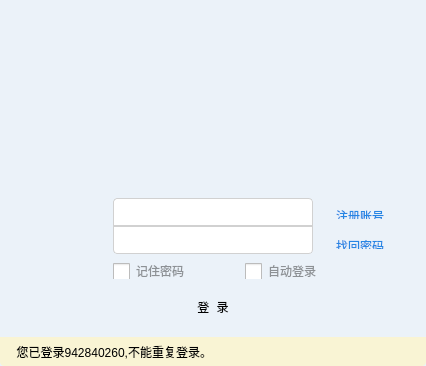
<?xml version="1.0" encoding="UTF-8"?>
<ui version="4.0">
 <class>YLogin</class>
 <widget class="QMainWindow" name="YLogin">
  <property name="geometry">
   <rect>
    <x>0</x>
    <y>0</y>
    <width>426</width>
    <height>366</height>
   </rect>
  </property>
  <property name="minimumSize">
   <size>
    <width>426</width>
    <height>337</height>
   </size>
  </property>
  <property name="maximumSize">
   <size>
    <width>426</width>
    <height>366</height>
   </size>
  </property>
  <property name="windowTitle">
   <string>YLogin</string>
  </property>
  <property name="styleSheet">
   <string notr="true">QMainWindow{
background-color:rgb(235,242,249);
border-bottom-right-radius:4px;
border-bottom-left-radius:4px;
}
QWidget{
border-bottom-right-radius:4px;
border-bottom-left-radius:4px;
}
</string>
  </property>
  <widget class="QWidget" name="centralwidget">
   <widget class="QPushButton" name="btn_Login">
    <property name="geometry">
     <rect>
      <x>115</x>
      <y>292</y>
      <width>196</width>
      <height>30</height>
     </rect>
    </property>
    <property name="sizePolicy">
     <sizepolicy hsizetype="Fixed" vsizetype="Fixed">
      <horstretch>0</horstretch>
      <verstretch>0</verstretch>
     </sizepolicy>
    </property>
    <property name="minimumSize">
     <size>
      <width>196</width>
      <height>30</height>
     </size>
    </property>
    <property name="maximumSize">
     <size>
      <width>196</width>
      <height>30</height>
     </size>
    </property>
    <property name="font">
     <font>
      <family>Consolas</family>
      <pointsize>9</pointsize>
     </font>
    </property>
    <property name="styleSheet">
     <string notr="true">QPushButton#btn_Login{       /*设置属性方法：控件名+ #属性值*/
    border:1px solid rgb(0,163,255);
    /*设置圆角*/
    border-top-left-radius:4px;
    border-top-right-radius:4px;
    border-bottom-right-radius:4px;
    border-bottom-left-radius:4px;
    /*设置背景色*/
    background:rgb(0,163,255);
    /*设置字体颜色*/
    color:rgb(212,242,253);
}
QPushButton#btn_Login:hover{       /*设置属性方法：控件名+ #属性值*/
    border:1px solid rgb(60,195,245);
    /*设置圆角*/
    border-top-left-radius:4px;
    border-top-right-radius:4px;
    border-bottom-right-radius:4px;
    border-bottom-left-radius:4px;
    /*设置背景色*/
    background:rgb(60,195,245);
    /*设置字体颜色*/
    color:rgb(212,242,253);
};</string>
    </property>
    <property name="text">
     <string>登 录</string>
    </property>
   </widget>
   <widget class="QCheckBox" name="cb_pwd">
    <property name="geometry">
     <rect>
      <x>113</x>
      <y>263</y>
      <width>71</width>
      <height>16</height>
     </rect>
    </property>
    <property name="styleSheet">
     <string notr="true">QCheckBox#cb_pwd{
color:rgb(141,145,149);
}
QCheckBox#cb_pwd::indicator{
width:17px;
height:17px;
}
QCheckBox#cb_pwd::indicator:enabled:unchecked {
        image: url(&quot;:/login/src/styles/uncheck.png&quot;);
}
QCheckBox#cb_pwd::indicator:enabled:checked {
        image: url(&quot;:/login/src/styles/check.png&quot;);
}
QCheckBox#cb_pwd::indicator:unchecked:hover
{
    image: url(&quot;:/login/src/styles/hover.png&quot;);
}</string>
    </property>
    <property name="text">
     <string>记住密码</string>
    </property>
   </widget>
   <widget class="QCheckBox" name="cb_autologin">
    <property name="geometry">
     <rect>
      <x>245</x>
      <y>263</y>
      <width>71</width>
      <height>16</height>
     </rect>
    </property>
    <property name="styleSheet">
     <string notr="true">QCheckBox#cb_autologin{
color:rgb(141,145,149);
}
QCheckBox#cb_autologin::indicator{
width:17px;
height:17px;
}
QCheckBox#cb_autologin::indicator:enabled:unchecked {
        image: url(&quot;:/login/src/styles/uncheck.png&quot;);
}
QCheckBox#cb_autologin::indicator:enabled:checked {
        image: url(&quot;:/login/src/styles/check.png&quot;);
}
QCheckBox#cb_autologin::indicator:unchecked:hover
{
    image: url(&quot;:/login/src/styles/hover.png&quot;);
}</string>
    </property>
    <property name="text">
     <string>自动登录</string>
    </property>
   </widget>
   <widget class="QLabel" name="lbl_back">
    <property name="geometry">
     <rect>
      <x>0</x>
      <y>0</y>
      <width>426</width>
      <height>179</height>
     </rect>
    </property>
    <property name="styleSheet">
     <string notr="true">QLabel#lbl_back{
image: url(&quot;:/login/src/styles/statedemo.png&quot;);
}</string>
    </property>
    <property name="text">
     <string/>
    </property>
   </widget>
   <widget class="QLabel" name="lbl_reg_num">
    <property name="geometry">
     <rect>
      <x>336</x>
      <y>207</y>
      <width>54</width>
      <height>12</height>
     </rect>
    </property>
    <property name="styleSheet">
     <string notr="true">QLabel#lbl_reg_num{
color:rgb(39,134,228);
}</string>
    </property>
    <property name="text">
     <string>&lt;!DOCTYPE HTML PUBLIC &quot;-//W3C//DTD HTML 4.0//EN&quot; &quot;http://www.w3.org/TR/REC-html40/strict.dtd&quot;&gt;
&lt;html&gt;&lt;head&gt;&lt;meta name=&quot;qrichtext&quot; content=&quot;1&quot; /&gt;&lt;style type=&quot;text/css&quot;&gt;
p, li { white-space: pre-wrap; }
&lt;/style&gt;&lt;/head&gt;&lt;body style=&quot; font-family:'SimSun'; font-size:9pt; font-weight:400; font-style:normal;&quot;&gt;
&lt;p style=&quot; margin-top:12px; margin-bottom:12px; margin-left:0px; margin-right:0px; -qt-block-indent:0; text-indent:0px;&quot;&gt;&lt;a href=&quot;www.baidu.com&quot;&gt;&lt;span style=&quot; font-family:'SimSun';text-decoration:none; color:rgb(39,134,228);&quot;&gt;注册账号&lt;/span&gt;&lt;/a&gt;&lt;/p&gt;&lt;/body&gt;&lt;/html&gt;</string>
    </property>
   </widget>
   <widget class="QLabel" name="lbl_find_password">
    <property name="geometry">
     <rect>
      <x>336</x>
      <y>237</y>
      <width>54</width>
      <height>12</height>
     </rect>
    </property>
    <property name="styleSheet">
     <string notr="true">QLabel#lbl_find_password{
color:rgb(39,134,228);
}</string>
    </property>
    <property name="text">
     <string>&lt;!DOCTYPE HTML PUBLIC &quot;-//W3C//DTD HTML 4.0//EN&quot; &quot;http://www.w3.org/TR/REC-html40/strict.dtd&quot;&gt;
&lt;html&gt;&lt;head&gt;&lt;meta name=&quot;qrichtext&quot; content=&quot;1&quot; /&gt;&lt;style type=&quot;text/css&quot;&gt;
p, li { white-space: pre-wrap; }
&lt;/style&gt;&lt;/head&gt;&lt;body style=&quot; font-family:'SimSun'; font-size:9pt; font-weight:400; font-style:normal;&quot;&gt;
&lt;p style=&quot; margin-top:12px; margin-bottom:12px; margin-left:0px; margin-right:0px; -qt-block-indent:0; text-indent:0px;&quot;&gt;&lt;a href=&quot;www.baidu.com&quot;&gt;&lt;span style=&quot; font-family:'SimSun';text-decoration:none; color:rgb(39,134,228);&quot;&gt;找回密码&lt;/span&gt;&lt;/a&gt;&lt;/p&gt;&lt;/body&gt;&lt;/html&gt;</string>
    </property>
   </widget>
   <widget class="QLineEdit" name="lineEdit_Account">
    <property name="geometry">
     <rect>
      <x>113</x>
      <y>198</y>
      <width>200</width>
      <height>28</height>
     </rect>
    </property>
    <property name="font">
     <font>
      <family>Consolas</family>
      <pointsize>11</pointsize>
     </font>
    </property>
    <property name="styleSheet">
     <string notr="true">QLineEdit#lineEdit_Account
{
    border:1px solid rgb(209,209,209);
    border-top-right-radius:4px;
    border-top-left-radius:4px;
    border-bottom-right-radius:0px;
    border-bottom-left-radius:0px;
}
QLineEdit#lineEdit_Account:hover
{
    border:1px solid rgb(21,131,221);
}
</string>
    </property>
   </widget>
   <widget class="QLineEdit" name="lineEdit_Password">
    <property name="geometry">
     <rect>
      <x>113</x>
      <y>226</y>
      <width>200</width>
      <height>28</height>
     </rect>
    </property>
    <property name="font">
     <font>
      <family>Consolas</family>
      <pointsize>11</pointsize>
     </font>
    </property>
    <property name="styleSheet">
     <string notr="true">QLineEdit#lineEdit_Password
{
    border:1px solid rgb(209,209,209);
}
QLineEdit#lineEdit_Password:hover
{
    border:1px solid rgb(21,131,221);
}
</string>
    </property>
   </widget>
   <widget class="QLabel" name="lbl_avator">
    <property name="geometry">
     <rect>
      <x>20</x>
      <y>195</y>
      <width>86</width>
      <height>88</height>
     </rect>
    </property>
    <property name="styleSheet">
     <string notr="true">QLabel#lbl_avator{
image: url(&quot;:/login/src/styles/avatar.png&quot;);
}</string>
    </property>
    <property name="text">
     <string/>
    </property>
   </widget>
   <widget class="QPushButton" name="btn_Min">
    <property name="geometry">
     <rect>
      <x>370</x>
      <y>0</y>
      <width>25</width>
      <height>29</height>
     </rect>
    </property>
    <property name="styleSheet">
     <string notr="true">QPushButton#btn_Min{
image: url(&quot;:/login/src/styles/mim_size.png&quot;);
}
QPushButton#btn_Min:hover
{
    image: url(&quot;:/login/src/styles/min_hover.png&quot;);
}</string>
    </property>
    <property name="text">
     <string/>
    </property>
   </widget>
   <widget class="QPushButton" name="btn_close">
    <property name="geometry">
     <rect>
      <x>400</x>
      <y>5</y>
      <width>21</width>
      <height>27</height>
     </rect>
    </property>
    <property name="styleSheet">
     <string notr="true">QPushButton#btn_close{
image: url(&quot;:/login/src/styles/close.png&quot;);
}
QPushButton#btn_close:hover
{
    image: url(&quot;:/login/src/styles/close_hover.png&quot;);
}</string>
    </property>
    <property name="text">
     <string/>
    </property>
   </widget>
   <widget class="QPushButton" name="btn_drop">
    <property name="geometry">
     <rect>
      <x>345</x>
      <y>3</y>
      <width>26</width>
      <height>26</height>
     </rect>
    </property>
    <property name="styleSheet">
     <string notr="true">QPushButton#btn_drop{
image: url(&quot;:/login/src/styles/dropdown.png&quot;);
}
QPushButton#btn_drop:hover
{
    image: url(&quot;:/login/src/styles/dropdown_hover.png&quot;);
}</string>
    </property>
    <property name="text">
     <string/>
    </property>
   </widget>
   <widget class="QPushButton" name="btn_addaccount">
    <property name="geometry">
     <rect>
      <x>10</x>
      <y>300</y>
      <width>29</width>
      <height>29</height>
     </rect>
    </property>
    <property name="styleSheet">
     <string notr="true">QPushButton#btn_addaccount{
image: url(&quot;:/login/src/styles/add_account.png&quot;);
}
QPushButton#btn_addaccount:hover{
image: url(&quot;:/login/src/styles/add_account_hover.png&quot;);
}</string>
    </property>
    <property name="text">
     <string/>
    </property>
   </widget>
   <widget class="QPushButton" name="btn_qrcode">
    <property name="geometry">
     <rect>
      <x>385</x>
      <y>300</y>
      <width>29</width>
      <height>29</height>
     </rect>
    </property>
    <property name="styleSheet">
     <string notr="true">QPushButton#btn_qrcode{
image: url(&quot;:/login/src/styles/qr_code.png&quot;);
}
QPushButton#btn_qrcode:hover{
image: url(&quot;:/login/src/styles/qr_code_hover.png&quot;);
}</string>
    </property>
    <property name="text">
     <string/>
    </property>
   </widget>
   <widget class="QLabel" name="lbl_Tips">
    <property name="geometry">
     <rect>
      <x>0</x>
      <y>337</y>
      <width>426</width>
      <height>29</height>
     </rect>
    </property>
    <property name="styleSheet">
     <string notr="true">QLabel#lbl_Tips{
background-color:rgb(249,244,212);
}</string>
    </property>
    <property name="text">
     <string>     您已登录942840260,不能重复登录。</string>
    </property>
   </widget>
   <widget class="QPushButton" name="btn_pull">
    <property name="geometry">
     <rect>
      <x>402</x>
      <y>342</y>
      <width>21</width>
      <height>18</height>
     </rect>
    </property>
    <property name="styleSheet">
     <string notr="true">QPushButton#btn_pull{
image: url(&quot;:/login/src/styles/re_sour.png&quot;);
}</string>
    </property>
    <property name="text">
     <string/>
    </property>
   </widget>
   <widget class="QLabel" name="lbl_warning_ico">
    <property name="geometry">
     <rect>
      <x>1</x>
      <y>343</y>
      <width>19</width>
      <height>18</height>
     </rect>
    </property>
    <property name="styleSheet">
     <string notr="true">QLabel#lbl_warning_ico{
image: url(&quot;:/login/src/styles/warning_ico.png&quot;);
}</string>
    </property>
    <property name="text">
     <string/>
    </property>
   </widget>
   <widget class="QWidget" name="widget_qrcode" native="true">
    <property name="geometry">
     <rect>
      <x>0</x>
      <y>30</y>
      <width>426</width>
      <height>307</height>
     </rect>
    </property>
   </widget>
   <widget class="QPushButton" name="btn_choose">
    <property name="geometry">
     <rect>
      <x>288</x>
      <y>203</y>
      <width>19</width>
      <height>19</height>
     </rect>
    </property>
    <property name="styleSheet">
     <string notr="true">QPushButton#btn_choose{
  image: url(&quot;:/login/src/styles/choose.png&quot;);
}
QPushButton#btn_choose:hover{
  image: url(&quot;:/login/src/styles/choose_hover.png&quot;);
}
QPushButton#btn_choose:pressed{
  image: url(&quot;:/login/src/styles/choose_on.png&quot;);
}</string>
    </property>
    <property name="text">
     <string/>
    </property>
   </widget>
   <zorder>btn_Login</zorder>
   <zorder>cb_pwd</zorder>
   <zorder>cb_autologin</zorder>
   <zorder>lbl_back</zorder>
   <zorder>lbl_reg_num</zorder>
   <zorder>lbl_find_password</zorder>
   <zorder>lineEdit_Account</zorder>
   <zorder>lineEdit_Password</zorder>
   <zorder>lbl_avator</zorder>
   <zorder>btn_Min</zorder>
   <zorder>btn_close</zorder>
   <zorder>btn_drop</zorder>
   <zorder>btn_addaccount</zorder>
   <zorder>btn_qrcode</zorder>
   <zorder>lbl_Tips</zorder>
   <zorder>btn_pull</zorder>
   <zorder>lbl_warning_ico</zorder>
   <zorder>btn_choose</zorder>
   <zorder>widget_qrcode</zorder>
  </widget>
 </widget>
 <resources/>
 <connections/>
</ui>
